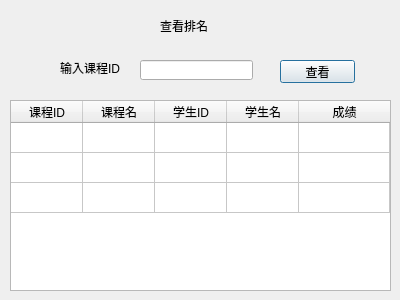
<?xml version="1.0" encoding="UTF-8"?>
<ui version="4.0">
 <class>t_5</class>
 <widget class="QDialog" name="t_5">
  <property name="geometry">
   <rect>
    <x>0</x>
    <y>0</y>
    <width>400</width>
    <height>300</height>
   </rect>
  </property>
  <property name="windowTitle">
   <string>Dialog</string>
  </property>
  <widget class="QLabel" name="label">
   <property name="geometry">
    <rect>
     <x>160</x>
     <y>20</y>
     <width>54</width>
     <height>12</height>
    </rect>
   </property>
   <property name="text">
    <string>查看排名</string>
   </property>
  </widget>
  <widget class="QLabel" name="label_2">
   <property name="geometry">
    <rect>
     <x>60</x>
     <y>60</y>
     <width>61</width>
     <height>16</height>
    </rect>
   </property>
   <property name="text">
    <string>输入课程ID</string>
   </property>
  </widget>
  <widget class="QLineEdit" name="lineEdit">
   <property name="geometry">
    <rect>
     <x>140</x>
     <y>60</y>
     <width>113</width>
     <height>20</height>
    </rect>
   </property>
  </widget>
  <widget class="QPushButton" name="pushButton">
   <property name="geometry">
    <rect>
     <x>280</x>
     <y>60</y>
     <width>75</width>
     <height>23</height>
    </rect>
   </property>
   <property name="text">
    <string>查看</string>
   </property>
  </widget>
  <widget class="QTableWidget" name="tableWidget">
   <property name="geometry">
    <rect>
     <x>10</x>
     <y>100</y>
     <width>381</width>
     <height>191</height>
    </rect>
   </property>
   <property name="editTriggers">
    <set>QAbstractItemView::NoEditTriggers</set>
   </property>
   <property name="selectionBehavior">
    <enum>QAbstractItemView::SelectRows</enum>
   </property>
   <attribute name="horizontalHeaderVisible">
    <bool>true</bool>
   </attribute>
   <attribute name="horizontalHeaderCascadingSectionResizes">
    <bool>false</bool>
   </attribute>
   <attribute name="horizontalHeaderDefaultSectionSize">
    <number>72</number>
   </attribute>
   <attribute name="horizontalHeaderHighlightSections">
    <bool>true</bool>
   </attribute>
   <attribute name="horizontalHeaderShowSortIndicator" stdset="0">
    <bool>false</bool>
   </attribute>
   <attribute name="horizontalHeaderStretchLastSection">
    <bool>true</bool>
   </attribute>
   <attribute name="verticalHeaderVisible">
    <bool>false</bool>
   </attribute>
   <attribute name="verticalHeaderStretchLastSection">
    <bool>false</bool>
   </attribute>
   <row>
    <property name="text">
     <string>新建行</string>
    </property>
   </row>
   <row>
    <property name="text">
     <string>新建行</string>
    </property>
   </row>
   <row>
    <property name="text">
     <string>新建行</string>
    </property>
   </row>
   <column>
    <property name="text">
     <string>课程ID</string>
    </property>
   </column>
   <column>
    <property name="text">
     <string>课程名</string>
    </property>
   </column>
   <column>
    <property name="text">
     <string>学生ID</string>
    </property>
   </column>
   <column>
    <property name="text">
     <string>学生名</string>
    </property>
   </column>
   <column>
    <property name="text">
     <string>成绩</string>
    </property>
   </column>
  </widget>
 </widget>
 <resources/>
 <connections/>
</ui>
